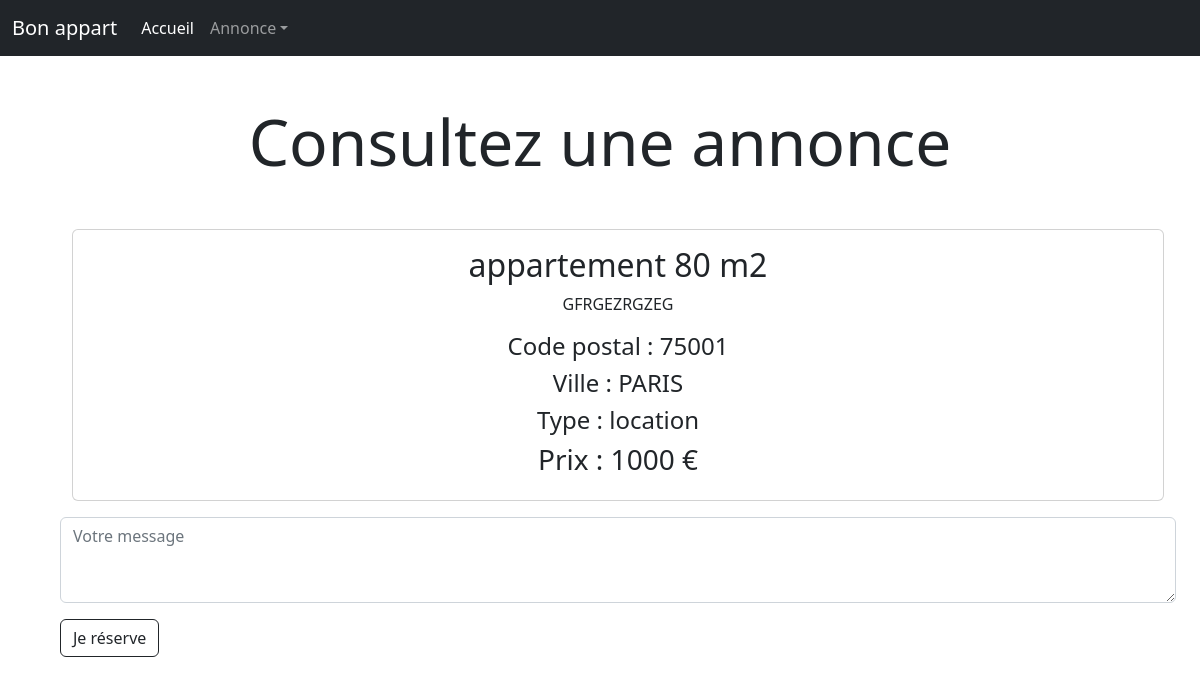
The app's page /consulter_une_annonce.php?action=2 with its own data.
### tables this page shows
CREATE TABLE `advert` (
  `id` int(3) NOT NULL,
  `title` varchar(30) NOT NULL,
  `description` text NOT NULL,
  `postal_code` int(5) UNSIGNED ZEROFILL NOT NULL,
  `city` varchar(50) NOT NULL,
  `type` enum('location','vente','','') NOT NULL,
  `price` int(6) NOT NULL,
  `reservation_message` text NOT NULL
);

### inc/init.php (called while the page is built, shortened)
<?php
$content = "";

### consulter_une_annonce.php (the view, shortened to what this page needs)
<?php
    require_once './inc/init.php';
    if(isset($_GET['action']))
    {
        $r= $pdo->query("SELECT * FROM advert WHERE id = '$_GET[action]'");
        $p=$r->fetch(PDO::FETCH_ASSOC);
    }
    $content.= '<div class="container" style="display:flex; justify-content:center;">';
    $content.= '<div class="card mb-3" style="width:70rem;">';
    $content.= '<div class="card-body">';
    $content .= '<h2 class="text-center">'.$p['title'].'</h2>';
    $content .= '<p class="text-center">'.$p['description'].'</p>';
    $content .= '<h4 class="text-center">Code postal : '.$p['postal_code'].'</h4>';
    $content .= '<h4 class="text-center">Ville : '.$p['city'].'</h4>';
    $content .= '<h4 class="text-center">Type : '.$p['type'].'</h4>';
    $content .= '<h3 class="text-center">Prix : '.$p['price'].' €</h3>';
    $content.= '</div>';
    $content.= '</div>';
    $content.= '</div>';
    $content .= '<form action="" method="POST">';
    $content.= '<textarea class="form-control" id="exampleFormControlTextarea1" rows="3" placeholder="Votre message" name="message"></textarea>';
    $content .= '<input class="btn btn-outline-dark mt-3" type="submit" value="Je réserve">';
    $content .= '</form>';
?>
<?php
    require_once './inc/header.inc.php';
?>
<h1 class="text-center lead display-3 mt-5">Consultez une annonce</h1>
<div class="container m-5">
    <?= $content ?>
</div>
<?php
    require_once './inc/footer.inc.php';
?>

### records on screen
advert: title "appartement 80 m2", description "GFRGEZRGZEG", postal_code "75001", city "PARIS", type "location", price "1000"
